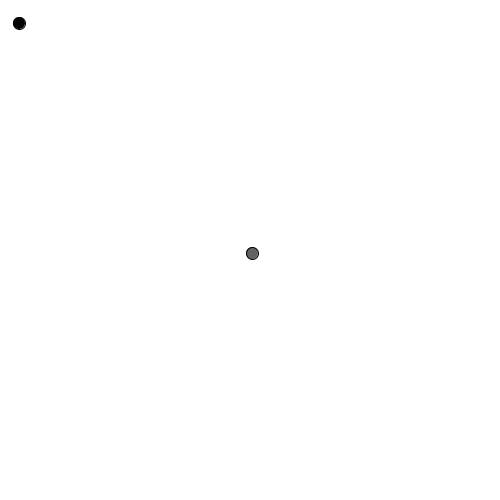
Frame 1 (no input)
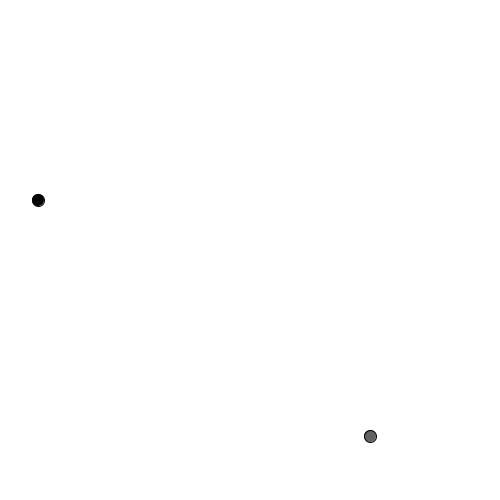
Frame 60 (the mouse pressed at the canvas centre just before this capture)
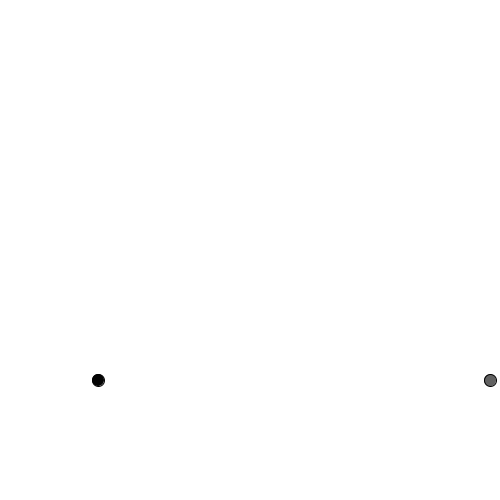
Frame 120 (the mouse held since frame 60 and released just before this capture)

The Processing sketch that drew these frames (run headless with seeded random() and noise(); from frame 60 on, the mouse is pressed at the canvas centre):

// Processing sketch: Bouncing_ball
// ── Bouncing_ball.pde
Ball ball;
Ball ball2;
PVector location;
PVector speed;
PVector location2;
PVector speed2;


void setup(){
  location = new PVector(width/2, height/2);
  speed = new PVector(2,3.1);
  location2 = new PVector(20,20);
  speed2 = new PVector(-1,3);
  ball = new Ball(location, speed, 98);
  ball2 = new Ball(location2, speed2, 4);
  size(500,500);
}

void draw(){
   background(255);
  ball.move();
  ball2.move();
  ball.hit();
  ball2.hit();
  ball.display();
  ball2.display();

}




class Ball{
  PVector location;
  PVector speed;
  color c;
  
  
  Ball(PVector location_, PVector speed_, color c_){
    
   location = new PVector(location_.x,location_.y);
   speed = new PVector(speed_.x,speed_.y);
   c = c_;
  }
  
  void move(){
   location.add(speed); 
  }
 
  void hit(){
   if(location.x > width || location.x < 0){
     speed.x = speed.x * -1;
   }
   if(location.y > height || location.y < 0){
     speed.y = speed.y * -1;
   }
    
  }
  
  void display(){
   fill(c);
   ellipse(location.x, location.y,12,12);
    
  }
  
  
  
  
}
